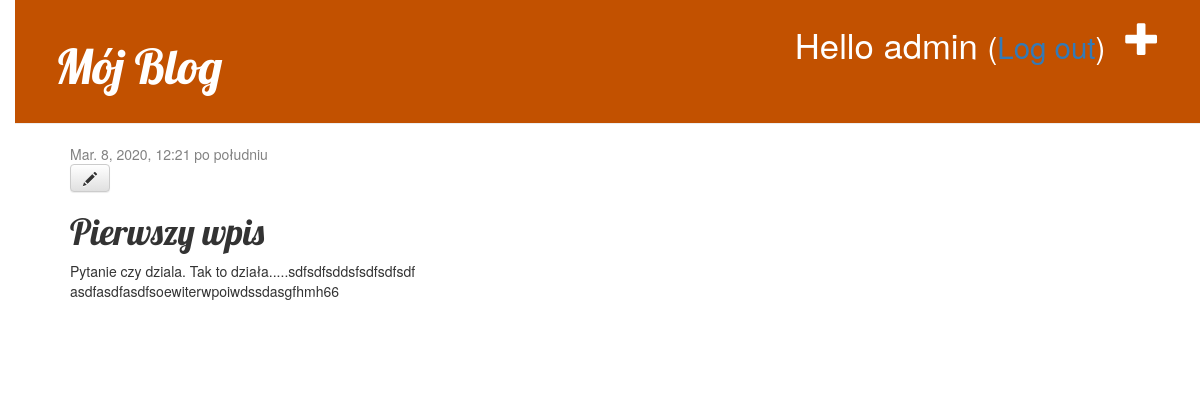
Page /moj_blog/1 (signed in) on the committed database.
### moj_blog/models.py (models this page shows)
class Post(models.Model):
    autor = models.CharField(max_length=30)
    tytul = models.CharField(max_length=100)
    tresc = models.TextField()
    data_publikacji = models.DateTimeField()

### moj_blog/views.py (the view)
# urls.py: path('moj_blog/<int:pk>', views.wpis, name='wpis'),
def wpis(request, pk):
    post = get_object_or_404(Post, pk=pk)
    return render(request, 'moj_blog/wpis.html', {'post': post})

### moj_blog/templates/moj_blog/wpis.html
{% extends 'moj_blog/baza.html' %}
{% block content %}
<div class='post'>
{% if post.data_publikacji %}
    <div class='date'>
        {{ post.data_publikacji }}
    </div>
{% endif %}
<a class='btn btn-default' href="{% url 'moj_blog:edycja' pk=post.pk %}">
<span class="glyphicon glyphicon-pencil"></span></a>
<h1>{{ post.tytul }}</h1>
<p>{{ post.tresc | linebreaksbr }}</p>
</div>
{% endblock content %}

### moj_blog/templates/moj_blog/baza.html (shortened to what this page needs)
{% load static %}
<html>
    <head>
        <link rel="stylesheet" href="//maxcdn.bootstrapcdn.com/bootstrap/3.2.0/css/bootstrap.min.css">
        <link rel="stylesheet" href="//maxcdn.bootstrapcdn.com/bootstrap/3.2.0/css/bootstrap-theme.min.css">
        <link rel="stylesheet" href="{% static 'css/blog.css' %}">
    </head>
    <body>
        <div class="page-header">
            {% if user.is_authenticated %}
                <a href="{% url 'moj_blog:nowy' %}" class="top-menu"><span class="glyphicon glyphicon-plus"></span></a>
                <p class="top-menu">Hello {{ user.username }} <small>(<a href="{% url 'logout' %}">Log out</a>)</small></p>
            {% else %}
                <a href="{% url 'login' %}" class="top-menu"><span class="glyphicon glyphicon-lock"></span></a>
                <a href="{% url 'rejestracja' %}" class="top-menu"><span class="glyphicon glyphicon-tower"></span></a>
            {% endif %}
            <h1><a href="/">Mój Blog</a></h1>
        </div>
        <div class="content container">
            <div class="row">
                <div class="col-md-8">
                {% block content %}
                {% endblock %}
                </div>
            </div>
        </div>
    </body>
</html>

### moj_blog/static/css/blog.css (style rules this page uses)
h1 a, h2 a { color: #C25100; font-family: 'Lobster'; }
body { padding-left: 15px; }
.page-header { background-color: #C25100; margin-top: 0; padding: 20px 20px 20px 40px; }
.page-header h1, .page-header h1 a, .page-header h1 a:visited, .page-header h1 a:active { color: #ffffff; font-size: 36pt; text-decoration: none; }
.content { margin-left: 40px; }
h1, h2, h3, h4 { font-family: 'Lobster', cursive; }
.date { color: #828282; }
.top-menu, .top-menu:hover, .top-menu:visited { color: #ffffff; float: right; font-size: 26pt; margin-right: 20px; }
.post { margin-bottom: 70px; }

### rows in the picture
Post: data_publikacji "Mar. 8, 2020, 12:21 po południu", tytul "Pierwszy wpis", tresc "Pytanie czy dziala. Tak to działa.....sdfsdfsddsfsdfsdfsdf asdfasdfasdfsoewiterwpoiwdssdasgfhmh66"

### other values in the picture
{{ user.username }} "admin"
